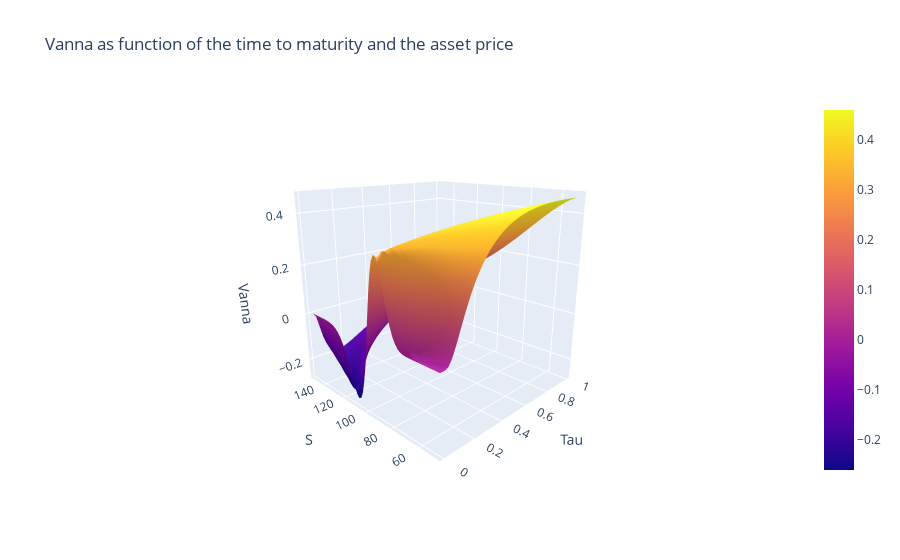

The cell this chart's notebook holds for it:
### Code cell
layout = go.Layout(title='Vanna as function of the time to maturity and the asset price', 
                   scene = dict(xaxis_title = 'Tau', yaxis_title = 'S', zaxis_title = 'Vanna', 
                                camera_eye = dict(x=-1.6, y=-1.6, z=0.7)))

fig = go.Figure(data=[go.Surface(z=Vanna, x=Tau_grid, y=S_grid)], layout=layout)

# interactive plot
iplot(fig)

plot(fig, filename='Vanna.html')

### Figure 1 — Plotly figure (JSON) as saved in the notebook; plotly's stock layout.template omitted (floating-point values rounded to 4 significant figures; data arrays with more than 128 entries replaced by an {"elided": "..."} marker saying what was removed)
{"data": [{"type": "surface", "x": [0.01, 0.02678, 0.04356, 0.06034, 0.07712, 0.0939, 0.1107, 0.1275, 0.1442, 0.161, 0.1778, 0.1946, 0.2114, 0.2281, 0.2449, 0.2617, 0.2785, 0.2953, 0.312, 0.3288, 0.3456, 0.3624, 0.3792, 0.3959, 0.4127, 0.4295, 0.4463, 0.4631, 0.4798, 0.4966, 0.5134, 0.5302, 0.5469, 0.5637, 0.5805, 0.5973, 0.6141, 0.6308, 0.6476, 0.6644, 0.6812, 0.698, 0.7147, 0.7315, 0.7483, 0.7651, 0.7819, 0.7986, 0.8154, 0.8322, 0.849, 0.8658, 0.8825, 0.8993, 0.9161, 0.9329, 0.9497, 0.9664, 0.9832, 1], "y": [50, 51.69, 53.39, 55.08, 56.78, 58.47, 60.17, 61.86, 63.56, 65.25, 66.95, 68.64, 70.34, 72.03, 73.73, 75.42, 77.12, 78.81, 80.51, 82.2, 83.9, 85.59, 87.29, 88.98, 90.68, 92.37, 94.07, 95.76, 97.46, 99.15, 100.8, 102.5, 104.2, 105.9, 107.6, 109.3, 111.0, 112.7, 114.4, 116.1, 117.8, 119.5, 121.2, 122.9, 124.6, 126.3, 128.0, 129.7, 131.4, 133.1, 134.7, 136.4, 138.1, 139.8, 141.5, 143.2, 144.9, 146.6, 148.3, 150.0], "z": {"elided": "60x60 float values"}}], "layout": {"scene": {"camera": {"eye": {"x": -1.6, "y": -1.6, "z": 0.7}}, "xaxis": {"title": {"text": "Tau"}}, "yaxis": {"title": {"text": "S"}}, "zaxis": {"title": {"text": "Vanna"}}}, "title": {"text": "Vanna as function of the time to maturity and the asset price"}}}
